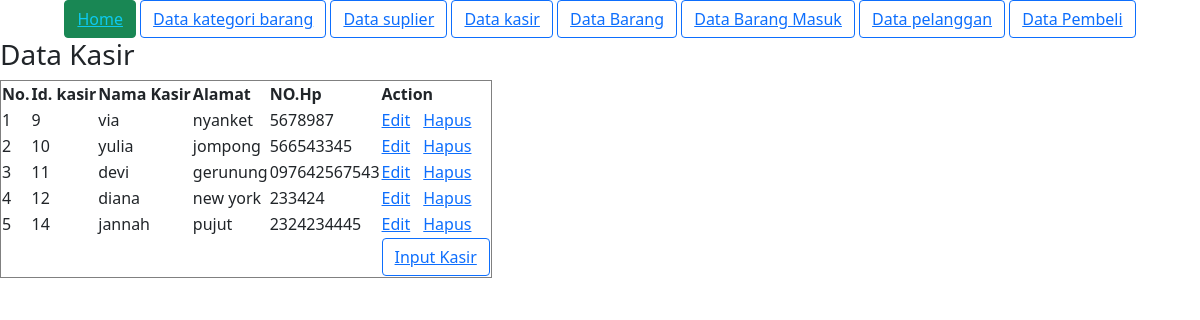
/read/data_kasir.php, run on the app's committed database.
### tables this page shows
CREATE TABLE `kasir` (
  `id_kasir` int(6) NOT NULL,
  `nama_kasir` varchar(30) DEFAULT NULL,
  `alamat` text DEFAULT NULL,
  `no_Hp` char(12) DEFAULT NULL
);

### utilitiy/global_var.php (called while the page is built, shortened)
<?php
	$url_ = "http://localhost/edu";
 ?>

### read/data_kasir.php (the view, shortened to what this page needs)
<?php
	include("../config/koneksi.php");
	include ("../utilitiy/global_var.php");
	$sql = "SELECT * FROM kasir";
	$read = mysqli_query($kon, $sql);
 ?>
 <!DOCTYPE html>
 <html>
 <head>
 	<?php include '../utilitiy/tag_head.php'; ?>
 </head>
 <body>
 	<?php include '../utilitiy/nav.php'; ?>
 	<h3>Data Kasir</h3>
 	<table border="1">
 		<tr>
 			<th>No.</th>
 			<th>Id. kasir</th>
 			<th>Nama Kasir</th>
 			<th>Alamat</th>
 			<th>NO.Hp</th>
 			<th colspan="2">Action</th>
 		</tr>
		<?php
			$i = 1;
			foreach ($read as $value) {
				echo "<tr>";
					echo "<td>".$i."</td>";
					echo "<td>".$value['id_kasir']."</td>";
					echo "<td>".$value['nama_kasir']."</td>";
					 echo "<td>".$value['alamat']."</td>";
					echo "<td>".$value['no_Hp']."</td>";
					echo "<td>
							<a href='../form/kasir.php?
							id_kasir=".$value['id_kasir']."&
							nama_kasir=".$value['nama_kasir']."&
							alamat=".$value['alamat']."&
							no_hp=".$value['no_Hp']."'>Edit</a>
						</td>";
					echo "<td>
							<a href='../aksi/hapus/hapus.php?
							id=".$value['id_kasir']."&
							tbl=kasir&whr=id_kasir'>Hapus</a>
						</td>";
				echo "</tr>";
				$i++;
			}
		 ?>
		 <tr class="text-center">
		 	<td colspan="5"></td>
		 	<td colspan="2">
		 		<button class="btn btn-outline-primary">
		<a href='<?php echo $url_."/form/kasir.php" ?>'>Input Kasir</a>
	</button>
		 	</td>
		 </tr>
 	</table>
 </body>
 </html>

### data on the page
kasir: id_kasir "9", nama_kasir "via", alamat "nyanket", no_Hp "5678987"
kasir: id_kasir "10", nama_kasir "yulia", alamat "jompong", no_Hp "566543345"
kasir: id_kasir "11", nama_kasir "devi", alamat "gerunung", no_Hp "097642567543"
kasir: id_kasir "12", nama_kasir "diana", alamat "new york", no_Hp "233424"
kasir: id_kasir "14", nama_kasir "jannah", alamat "pujut", no_Hp "2324234445"
